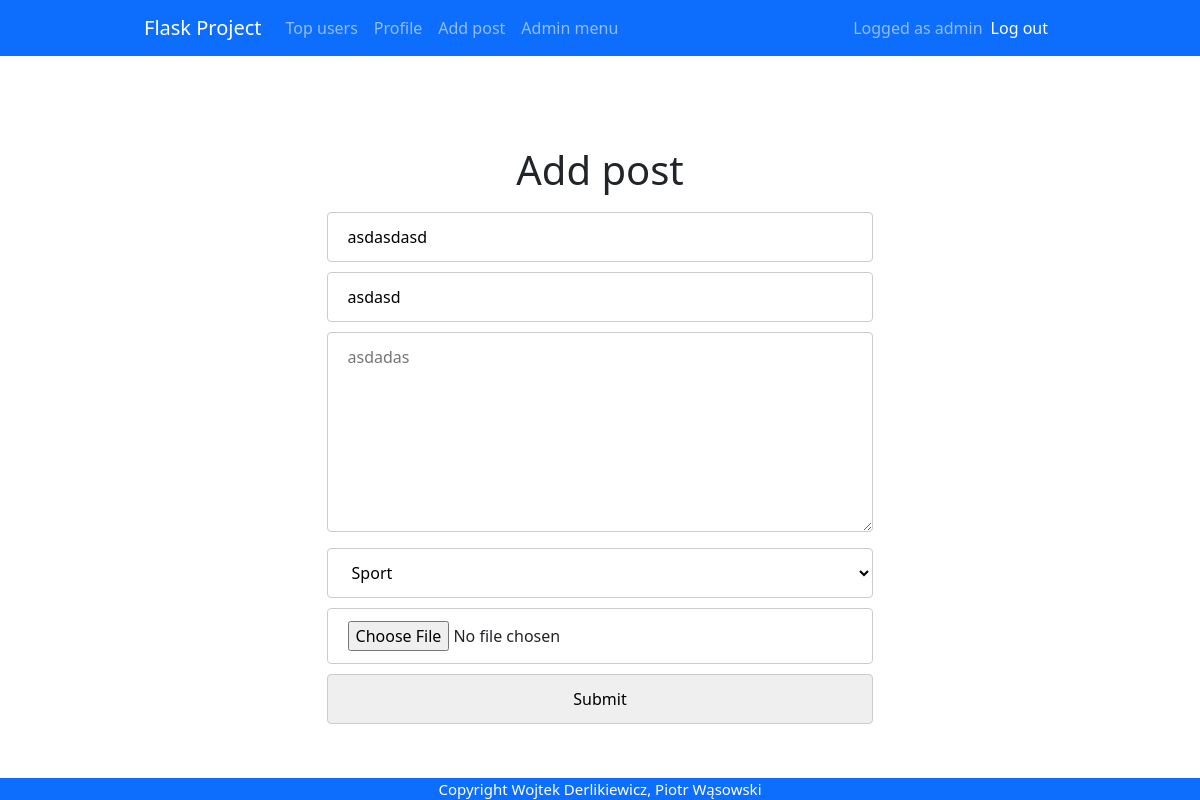
Page /post/edit/1 (signed in) on the committed database.
### app.py (models this page shows)
class User(db.Model, UserMixin):
    id = db.Column(db.Integer, primary_key = True)
    email = db.Column(db.String(30), nullable=False, unique=True)
    name = db.Column(db.String(20), nullable=False)
    last_name = db.Column(db.String(20), nullable=False)
    password = db.Column(db.String(80), nullable=False)
    login_count = db.Column(db.Integer, nullable=False, default=0)
    isAdmin = db.Column(db.Boolean(), nullable=False, default=False)

class Posts(db.Model, UserMixin):
    id = db.Column(db.Integer, primary_key = True)
    title = db.Column(db.String(20), nullable=False)
    author = db.Column(db.String(30), nullable=False)
    content = db.Column(db.Text, nullable=False)
    category = db.Column(db.String(80), nullable=False)
    image = db.Column(db.String(), nullable=False)
    date_posted = db.Column(db.DateTime, default=datetime.datetime.utcnow())

### app.py (the view, shortened to what this page needs)
@app.route('/post/edit/<int:id>', methods = ['GET','POST'])
@login_required
def editPostById(id):
    if current_user.isAdmin != True:
        redirect('/')
    post = post = Posts.query.filter_by(id=id).first()
    form = PostForm()
    return render_template('edit_post.html', post=post, form=form)

### app.py
class PostForm(FlaskForm):
    title = StringField(validators=[InputRequired(), Length(min = 4, max=20)], render_kw={"placeholder": "Title"})
    author = StringField(validators=[InputRequired(), Length(min = 4, max=20)], render_kw={"placeholder": "Author"})
    content = StringField(validators=[InputRequired()], widget=TextArea(), render_kw={"placeholder": "Content"})
    category = SelectField('category', choices=[('Sport', 'Sport'), ('Polityka', 'Polityka'), ('Zwierzęta', 'Zwierzęta'), ('News', 'News'), ('Memes', 'Polityka')], validators=[InputRequired()])
    image = FileField('post_image')
    submit = SubmitField("Submit")

### app.py (called while the page is built)
@login_manager.user_loader
def load_user(user_id):
    return User.query.get(int(user_id))

### templates/edit_post.html
{% extends "base.html" %} {% block title %}Adding post{% endblock %} {% block
content %}
<h1>Add post</h1>
<form method="POST" enctype="multipart/form-data">
  <center>
    {{form.csrf_token}} {{ form.title(value=post.title) }} {{ form.author(value
    = post.author) }} {{ form.content(placeholder=post.content) }} {{
    form.category(value=post.category) }} {{ form.image(value=post.image) }} {{
    form.submit }}
  </center>
</form>
{% endblock %}

### templates/base.html (shortened to what this page needs)
<!DOCTYPE html>
<html lang="pl">
  <head>
    {% block styles %}
    <link
      rel="stylesheet"
      href="{{url_for('.static', filename='styles/base.css')}}"
    />
    <link
      href="https://cdn.jsdelivr.net/npm/bootstrap@5.1.3/dist/css/bootstrap.min.css"
      rel="stylesheet"
    />
    {% endblock %}
  </head>
  <body>
    <nav class="navbar navbar-expand-lg navbar-dark bg-primary">
      <div class="container-fluid">
        <a class="navbar-brand" href="{{url_for('home')}}">Flask Project</a>
        <div class="collapse navbar-collapse" id="navbarText">
          <ul class="navbar-nav me-auto mb-2 mb-lg-0">
            <li class="nav-item">
              <a class="nav-link" href="{{url_for('topUsers')}}">Top users</a>
            </li>
            {% if current_user.is_authenticated %}
            <li class="nav-item">
              <a class="nav-link" href="{{url_for('profile')}}">Profile</a>
            </li>
            <li class="nav-item">
              <a class="nav-link" href="{{url_for('add_post')}}">Add post</a>
            </li>
            {% if current_user.isAdmin == True %}
            <li class="nav-item">
              <a class="nav-link" href="{{url_for('admin')}}">Admin menu</a>
            </li>
            {% endif %} {% endif %}
          </ul>
          {% if current_user.is_authenticated %}
          <span class="navbar-text"> Logged as {{current_user.name }} </span>
          <span class="navbar-item">
            <ul class="navbar-nav me-auto mb-2 mb-lg-0">
              <li class="nav-item">
                <a
                  class="nav-link active"
                  aria-current="page"
                  href="{{url_for('logout')}}"
                  >Log out</a
                >
              </li>
            </ul>
          </span>
          {% endif %}
        </div>
      </div>
    </nav>
    <div class="container">{% block content %} {% endblock %}</div>
    <footer>Copyright Wojtek Derlikiewicz, Piotr Wąsowski</footer>
  </body>
</html>

### static/styles/base.css (style rules this page uses)
html { overflow: -moz-scrollbars-vertical; overflow-y: scroll; }
body { margin: 0; background-color: dimgrey; font-family: "Roboto", sans-serif; }
a { text-decoration: none; }
.container { overflow: hidden; margin-top: 30px; padding-top: 50px; display: grid; place-items: center; }
.container-fluid { width: 78% !important; }
h1 { padding: 10px; }
form { width: 70%; }
input { width: 70%; padding: 12px 20px; margin-bottom: 10px !important; border: 1px solid #ccc; border-radius: 4px; box-sizing: border-box; }
textarea { width: 70%; height: 200px; padding: 12px 20px; margin-bottom: 10px !important; border: 1px solid #ccc; border-radius: 4px; box-sizing: border-box; }
footer { position: fixed; bottom: 0; width: 100%; background-color: #0d6efd; color: white; font-size: 15px; text-align: center; }
select { width: 70%; padding: 12px 20px; margin-bottom: 10px !important; border: 1px solid #ccc; border-radius: 4px; box-sizing: border-box; background-color: white; }

### rows in the picture
User: name "admin"
Posts: title "asdasdasd", author "asdasd", category "Sport"
